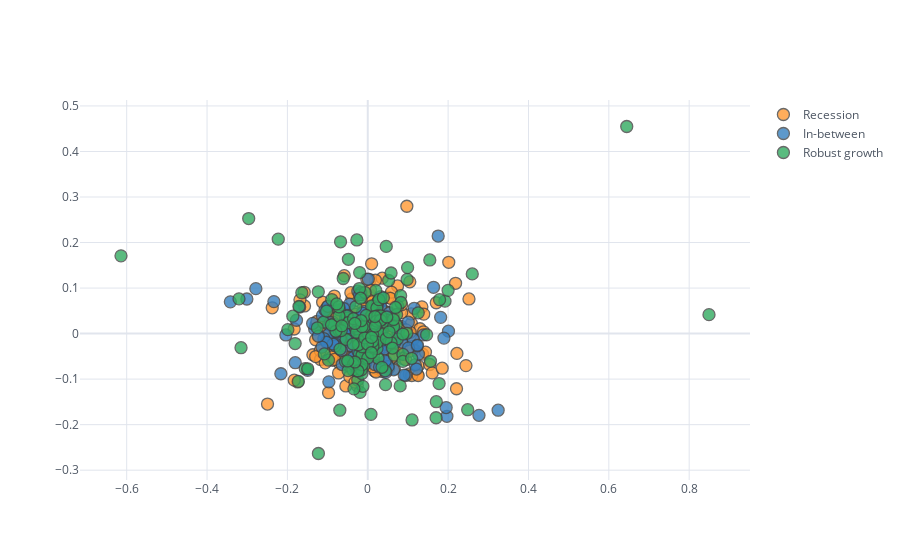

Notebook source saved alongside this figure:
### Code cell
df_pc.iplot(kind='scatter', theme='white', x='PC1', y='PC2', categories='target')

### Figure 1 — Plotly figure (JSON) as saved in the notebook; plotly's stock layout.template omitted (floating-point values rounded to 4 significant figures; data arrays with more than 128 entries replaced by an {"elided": "..."} marker saying what was removed)
{"data": [{"marker": {"color": "rgba(255, 153, 51, 1.0)", "line": {"width": 1.3}, "opacity": 0.8, "size": 12, "symbol": "circle"}, "mode": "markers", "name": "Recession", "textfont": {"color": "#4D5663"}, "type": "scatter", "x": {"elided": "308 float values"}, "y": {"elided": "308 float values"}}, {"marker": {"color": "rgba(55, 128, 191, 1.0)", "line": {"width": 1.3}, "opacity": 0.8, "size": 12, "symbol": "circle"}, "mode": "markers", "name": "In-between", "textfont": {"color": "#4D5663"}, "type": "scatter", "x": {"elided": "214 float values"}, "y": {"elided": "214 float values"}}, {"marker": {"color": "rgba(50, 171, 96, 1.0)", "line": {"width": 1.3}, "opacity": 0.8, "size": 12, "symbol": "circle"}, "mode": "markers", "name": "Robust growth", "textfont": {"color": "#4D5663"}, "type": "scatter", "x": {"elided": "252 float values"}, "y": {"elided": "252 float values"}}], "layout": {"legend": {"bgcolor": "#FFFFFF", "font": {"color": "#4D5663"}}, "paper_bgcolor": "#FFFFFF", "plot_bgcolor": "#FFFFFF", "title": {"font": {"color": "#4D5663"}}, "xaxis": {"gridcolor": "#E1E5ED", "showgrid": true, "tickfont": {"color": "#4D5663"}, "title": {"font": {"color": "#4D5663"}, "text": ""}, "zerolinecolor": "#E1E5ED"}, "yaxis": {"gridcolor": "#E1E5ED", "showgrid": true, "tickfont": {"color": "#4D5663"}, "title": {"font": {"color": "#4D5663"}, "text": ""}, "zerolinecolor": "#E1E5ED"}}}
